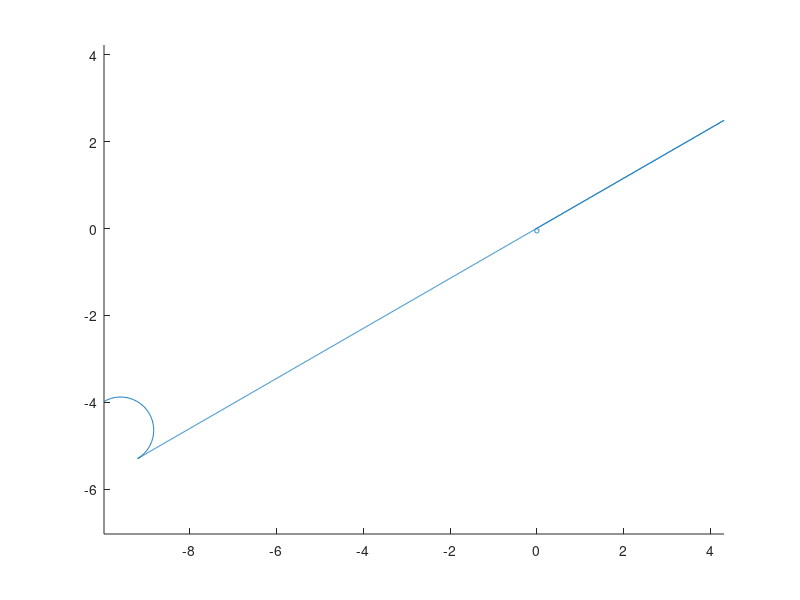
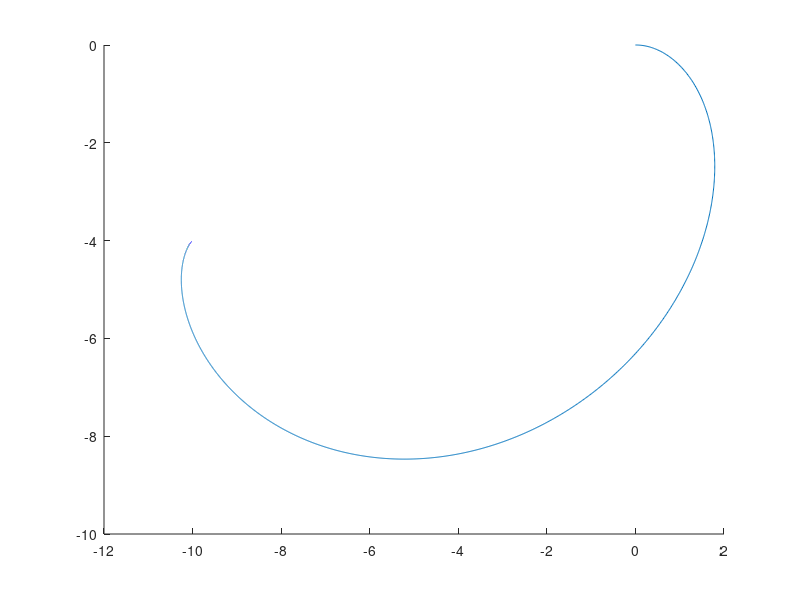

These charts were generated, in order, by the following MATLAB code:
% simulates the differential drive robot for t time units 
% Differential dirve
% Input:
% Xi:
% vector(3):x,y,theta
% v: 
% 	linear velocity
% omega:
% 	angular velocity
% tmax:
% 	time period
% Output:
% 		X,y,theta:
% 			Robot position and oritation %
% function [x,y,theta] = diffDrive(xi,v,omega,tmax)
% x(1) = xi(1); 
% y(1) = xi(2);
% theta(1) = xi(3);
% deltat = 0.05;
% for t=1:tmax
%     x(t+1) = x(t) + v*deltat*cos(theta(t));
%     y(t+1) = y(t) + v*deltat*sin(theta(t));
%     theta(t+1) = theta(t) + omega*deltat;
% end
% end


% This function uses feedback control to make the robot go to some arbitrary position
% Go to a goal with pose
% Input:
% X_s:
% vector(3):x,y,theta
% X_g: 
% vector(3):x,y,theta
% Output:
% 		X,y,theta:
% 			Robot position and oritation

function simrun()
    st = [0,0,0];
    goal = [-10, -4, 30];

    open_loop(st, goal);
    feed_back(st, goal);
end

function [x,y,theta] = open_loop(X_s, X_g)

    X_s(3) = X_s(3)/180.0*pi;
    X_g(3) = X_g(3)/180.0*pi;

    T=0.01;
    k=2;
    x(k-1)=X_s(1); % initilize the state x
    y(k-1)=X_s(2); % initilize the state y
    theta(k-1)=X_s(3); % initilize the state theta
    tfinal=1000; % final simulation time
    t=0

    l=0.1;
    Vr=2; Vl=2;


    Vr = 0; Vl=0.2;
    W=(Vr-Vl)/l;
    r=l/2*(Vr+Vl)/(Vr-Vl);
    V=W*r;
    while(abs(theta(k-1) -X_g(3)) > 0.01)
        t=t+T;
        theta(k)=W*T+theta(k-1);
        if theta(k) < 0
            theta(k) = theta(k)+2*pi;
        else
            theta(k) = mod(theta(k), 2*pi);
        end
        x(k)=V*cos(theta(k))*T+x(k-1);
        y(k)=V*sin(theta(k))*T+y(k-1);
        k=k+1;
    end

    k1 = tan(theta(k-1));
    b1 = y(k-1) - k1*x(k-1);
    k2 = -1/k1;
    b2 = X_g(2) - k2* X_g(1);

    destination_x=(b2-b1)/(k1-k2);
    destination_y=k1*destination_x + b1;

    Vr=0.2; Vl=0.2;   %Vr=Vl =>straight
    W=(Vr-Vl)/l;
    r=inf;
    V=Vr;
    %V = sign(destination_x - x(k-1))*V;
    dist = ((destination_x-x(k-1))^2 + (destination_y-y(k-1))^2)^0.5 ;
    step = 0;
    changed_dir = false;
    error=ones(k-1);
    while ( ( (destination_x-x(k-1))^2 + (destination_y-y(k-1))^2)^0.5> 0.05)
        %error(k) = ((destination_x-x(k-1))^2 + (destination_y-y(k-1))^2)^0.5;
        t=t+T;
        theta(k)=W*T+theta(k-1); % calculating theta
        x(k)=V*cos(theta(k))*T+x(k-1); % calculating x
        y(k)=V*sin(theta(k))*T+y(k-1); % calculating y
        k=k+1; % increase the sampling counter
        step = step + 1;
        a = (((destination_x-x(k-1))^2 + (destination_y-y(k-1))^2)^0.5) - dist;
        if ((((destination_x-x(k-1))^2 + (destination_y-y(k-1))^2)^0.5) - dist > 5 && changed_dir == false)
            V = -V;
            changed_dir = true;
        end
    end


    Vr=0.2; Vl=0   %Vr>Vl =>anticlockwise
    V= 2;
    distance = pi*(((X_g(1) - x(k-1))^ 2 + (X_g(2) - y(k-1)) ^ 2)^0.5) / 2;
    time = distance / V;
    W = pi / time;
    %distance_unit = distance / pi;


    %W=(Vr-Vl)/l;
    %r=l/2*(Vr+Vl)/(Vr-Vl);
    %V=W*((((X_g(1) - x(k-1))^ 2 + (X_g(2) - y(k-1)) ^ 2)^0.5)/2);
    iter = 0;
    angle = 0;
    changed_dir = false;
    while (( (X_g(1)-x(k-1))^2 + (X_g(2)-y(k-1))^2)^0.5> 0.05 && iter < 10000)
        
        if (mod(iter, 10) == 0)
            if ((((X_g(1) - x(k-1))^ 2 + (X_g(2) - y(k-1)) ^ 2)^0.5) > distance+0.1 && changed_dir == false)
                W = -W;
                V = -V;
                angle = -angle;
                changed_dir = true;
            end
        end
        
        if (changed_dir == true && angle > 0)
            V = -V;
            changed_dir = false;
        end
        
        t=t+T;
        angle = abs(W*T) + angle;
        theta(k)=W*T+theta(k-1); % calculating theta
        x(k)=V*cos(theta(k))*T+x(k-1); % calculating x
        y(k)=V*sin(theta(k))*T+y(k-1); % calculating y
        k=k+1; % increase the sampling counter
        iter = iter+1;
    end

    if (abs(theta(k-1) - X_g(3)) >0.5)
        angle = 0;
        W=pi/6;
        r=0.01;
        V=W*r;
        while (angle < pi)
            t=t+T;
            theta(k)=W*T+theta(k-1); % calculating theta
            x(k)=V*cos(theta(k))*T+x(k-1); % calculating x
            y(k)=V*sin(theta(k))*T+y(k-1); % calculating y
            k=k+1; % increase the sampling counter
            angle = angle + W*T;
        end

    end

    % Vr=2; Vl=2;   %Vr>Vl =>straight
    % W=(Vr-Vl)/l;
    % r=inf;
    % V=Vr;
    % while (abs(y(k-1)-X_g(2)) > 0.1)
    %     t=t+T;
    %     theta(k)=W*T+theta(k-1); % calculating theta
    %     x(k)=V*cos(theta(k))*T+x(k-1); % calculating x
    %     y(k)=V*sin(theta(k))*T+y(k-1); % calculating y
    %     k=k+1; % increase the sampling counter
    % end
    
    figure;
    axis equal;
    hold on
    plot(x,y);
   

end





function [x,y,theta] = feed_back(X_s, X_g)
    %%% timestep length
    Delta = 0.01;
    %%% transfer to radius degree
    X_s(3) = X_s(3)/180.0*pi;
    X_g(3) = X_g(3)/180.0*pi;
    %%% control law parameters, k in the class ppt
    K_rho = 0.2 ;
    K_alpha = 1;
    K_beta = -0.3;
    %%% Maximum Distance and angular difference to be considered as close enough
    Max_dis_res = 0.0001;
    Max_ang_res = 0.01;
    Max_iteration = 5000;
    t = 1;
    %%% initialization of pos
    x_t = X_s(1);
    y_t = X_s(2);
    theta_t = X_s(3);
    x = x_t;
    y = y_t;
    theta = theta_t;
    %%% loop until [x, y] is near x_g
    FLAG_GOAL = false;
    
    %%%  compute the Transition
    X_g_inv = [cos(X_g(3)), sin(X_g(3));-sin(X_g(3)),cos(X_g(3))]*[-X_g(1);-X_g(2)];
    T = [cos(X_g(3)), sin(X_g(3)),X_g_inv(1);...
            -sin(X_g(3)), cos(X_g(3)),X_g_inv(2);...
            0,                          0,                     1];
    while FLAG_GOAL == false && t<Max_iteration
        t = t +1;
        %%% control law to compute v, omega
        pos_new=T*[x_t;y_t;1];
        theta_t_new = theta_t - X_g(3);
         
         rho = sqrt(pos_new(1) * pos_new(1) +  pos_new(2) * pos_new(2));
         
         
         alpha = -theta_t_new + atan2(-(pos_new(2)), -(pos_new(1)));
        
         beta = -theta_t_new - alpha;
          if (alpha > pi)
             alpha = alpha - 2*pi;
         elseif (alpha < -pi)
             alpha = alpha + 2*pi;
         end
         
         
         if (beta > pi)
             beta = beta - 2*pi;
         elseif (alpha < -pi)
             beta = beta + 2*pi;
         end
             
         
         v = K_rho * rho;
         omega = K_alpha * alpha + K_beta * beta;
         
         %%% update x, y and theta
         x_t = x_t + v*cos(theta_t)*Delta;
         y_t = y_t + v*sin(theta_t)*Delta;
         theta_t = theta_t + omega * Delta;
         if (theta_t > pi)
               theta_t = theta_t - 2*pi;
         elseif (theta_t < -pi)
               theta_t = theta_t + 2*pi;
         end
         %%% store pos to set
         x = [x, x_t];
         y = [y, y_t];
         theta = [theta, theta_t];
         %%% update FLAG_GOAL
         DIS_FLAG = sqrt((X_g(1)-x_t) * (X_g(1)-x_t) + (X_g(2)-y_t) * (X_g(2)-y_t)) <= Max_dis_res;
         ANG_FLAG = beta<=Max_ang_res;
         if (DIS_FLAG && ANG_FLAG)
             FLAG_GOAL = true;
         end

    end

         figure;
         hold on
         plot(x,y);
        

end